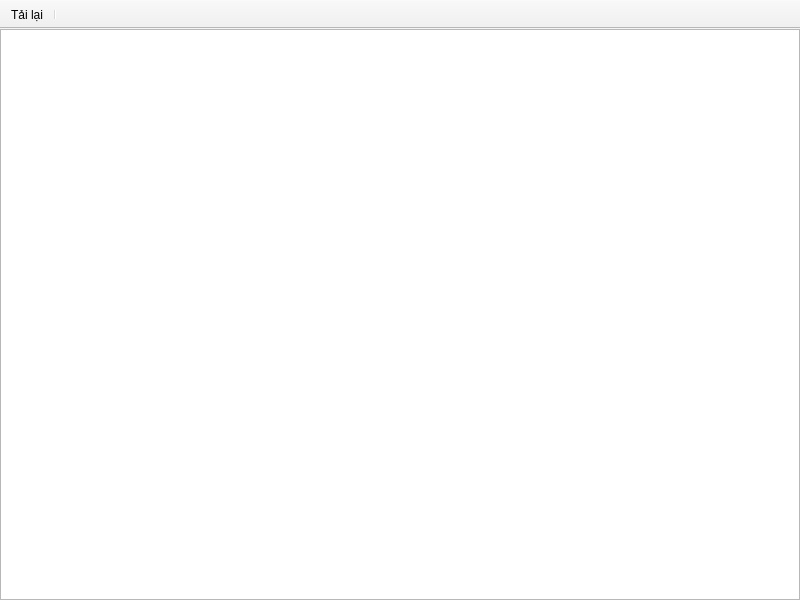
<?xml version="1.0" encoding="UTF-8"?>
<ui version="4.0">
 <class>IVWindow</class>
 <widget class="QMainWindow" name="IVWindow">
  <property name="geometry">
   <rect>
    <x>0</x>
    <y>0</y>
    <width>800</width>
    <height>600</height>
   </rect>
  </property>
  <property name="windowTitle">
   <string>MainWindow</string>
  </property>
  <widget class="QWidget" name="centralwidget">
   <layout class="QGridLayout" name="gridLayout_2">
    <property name="leftMargin">
     <number>0</number>
    </property>
    <property name="topMargin">
     <number>0</number>
    </property>
    <property name="rightMargin">
     <number>0</number>
    </property>
    <property name="bottomMargin">
     <number>0</number>
    </property>
    <item row="0" column="0">
     <widget class="HxTableView" name="tableView">
      <property name="editTriggers">
       <set>QAbstractItemView::EditTrigger::NoEditTriggers</set>
      </property>
      <attribute name="verticalHeaderMinimumSectionSize">
       <number>22</number>
      </attribute>
      <attribute name="verticalHeaderDefaultSectionSize">
       <number>24</number>
      </attribute>
     </widget>
    </item>
   </layout>
  </widget>
  <widget class="QToolBar" name="toolBar">
   <property name="windowTitle">
    <string>toolBar</string>
   </property>
   <property name="movable">
    <bool>false</bool>
   </property>
   <property name="toolButtonStyle">
    <enum>Qt::ToolButtonStyle::ToolButtonTextBesideIcon</enum>
   </property>
   <attribute name="toolBarArea">
    <enum>TopToolBarArea</enum>
   </attribute>
   <attribute name="toolBarBreak">
    <bool>false</bool>
   </attribute>
   <addaction name="actionLoad"/>
   <addaction name="separator"/>
  </widget>
  <action name="actionLoad">
   <property name="icon">
    <iconset resource="../Assets/Icons/icons.qrc">
     <normaloff>:/reset_48px.png</normaloff>:/reset_48px.png</iconset>
   </property>
   <property name="text">
    <string>Tải lại</string>
   </property>
   <property name="menuRole">
    <enum>QAction::MenuRole::NoRole</enum>
   </property>
  </action>
 </widget>
 <customwidgets>
  <customwidget>
   <class>HxTableView</class>
   <extends>QTableView</extends>
   <header>HxTableView.h</header>
  </customwidget>
 </customwidgets>
 <resources>
  <include location="../Assets/Icons/icons.qrc"/>
 </resources>
 <connections/>
</ui>
